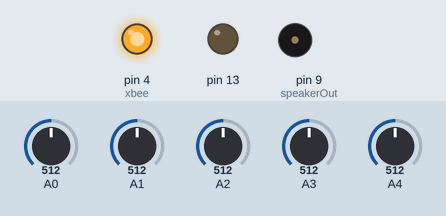
A sketch run on a simulated Arduino Uno, built with avr-gcc and run on an emulated ATmega328P. Parts: output pins drawn as LEDs (lit = HIGH), buzzer (waves = sounding). Inputs (shaded band) come from the test bench; at power-on: A0 = 512, A1 = 512, A2 = 512, A3 = 512, A4 = 512. What the sketch prints to the serial monitor is not drawn.

Above: at 0.1 s.
At 1.6 s:
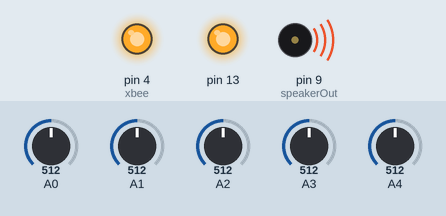
At 4.1 s:
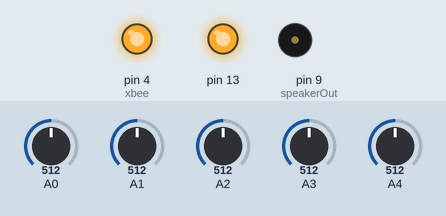
4.2 s: A0 set to 716
6.0 s: A1 set to 716
7.5 s: A2 set to 716
9.1 s: A3 set to 716
10.7 s: A4 set to 716
12.3 s: A0 set to 992
Timing chart, 0 to 14.8 s (numbered marks = the images above; inputs shaded):
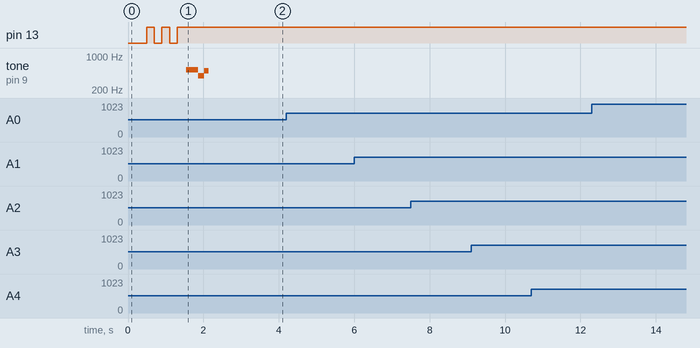

The sketch:

hybridPlay.ino
```cpp
/*
 * HybridPlay v0.2 | 07/2014
 * -------------------------
 *
 * Read HybridPlay sensors (Accelerometer & infrared), and
 * send the data via serial/bluetooth
 *
 * rev 2:
 * - sends analog pins data as binary data
 * - filtering sensor data with simple 1D kalman filter
 *
 * (cc) 2014 Lalalab n3m3da
 * http://www.lalalab.org
 * http://www.d3cod3.org
 */

#include "Kalman.h"

const char HEADER = 'H';
const char FOOTER = 'F';

int valX = 0;
int valY = 0;
int valZ = 0;
int valBat = 0;
int valIR = 0;

int xbee = 4;
int speakerOut = 9;

Kalman kalmanX;
Kalman kalmanY;
Kalman kalmanZ;
Kalman kalmanIR;

void setup(){
  Serial.begin(115200);

  pinMode(speakerOut, OUTPUT);
  pinMode(xbee, OUTPUT);

  // XBEE pull up
  digitalWrite(xbee, HIGH);

  // Wait for sensor to stabilize
  delay(300);

  // capture initial sansors values
  kalmanX.init(analogRead(0));
  kalmanY.init(analogRead(1));
  kalmanZ.init(analogRead(2));
  kalmanIR.init(analogRead(4));

  // device initialized
  blinkLed(13,3);
  pitidoPositivo();

}

void loop() {

  Serial.write(HEADER); // 1 BYTE
  valX    = (int)kalmanX.update(analogRead(0));
  sendBinary(valX);   // 2 BYTES

  valY    = (int)kalmanY.update(analogRead(1));
  sendBinary(valY);   // 2 BYTES

  valZ    = (int)kalmanZ.update(analogRead(2));
  sendBinary(valZ);   // 2 BYTES

  valIR   = (int)kalmanIR.update(analogRead(4)); // infrarrojo
  sendBinary(valIR); // 2 BYTES

  valBat  = (int)analogRead(3); // Bateria
  sendBinary(valBat);  // 2 BYTES

  Serial.write(FOOTER); // 1 BYTE

  delay(20);

  // total message 12 BYTES long ==> 48 bits

  /* Example message:
   *
   * 72 -- the character 'H', the HEADER
   *
   * Two BYTES for each analog pin:
   * 0     -- pin 0 has an integer value of 0 so this is sent as two bytes
   * 100   -- pin 1 has a value of 100, sent as a byte of 100 and a byte of 0
   * 500   -- pin 2 has a value of 500, the reminder of 500 divided by 256 is 244,
   *          the number of times 500 can be divided by 256 is 1, so here
   *          we have the first byte of 244 and the second byte of 1
   *
   * 70 -- the character 'F', the FOOTER
   */

   /* RECEIVING (on the other side)
    *
    * We have to wait for a message of 11 BYTES to arrive,
    * and start the reading from the HEADER
    *
    * then we read the 5 analog values (2 BYTES each), re-converting binary to integer,
    * where:
    *
    * finalValue = least significant byte + most significant byte*256
   */

}
```

Kalman.h
```cpp
#ifndef _Kalman_h
#define _Kalman_h

class Kalman {
  public:
    double q; // process noise covariance
    double r; // measurement noise covariance
    double x; // value
    double p; // estimation error covariance
    double k; // kalman gain

    Kalman(){
      // Custom factors, depends from the hardware we are using
      q = 0.150;
      r = 3.425;
      p = 0.3;
    }

    void init(double _intial_value){
      x = _intial_value;
    }

    double update(double measurement){
      //prediction update
      p = p + q;

      //measurement update
      k = p / (p + r);
      x = x + k * (measurement - x);
      p = (1 - k) * p;

      return x;
    }

};

#endif
```

binary.ino
```cpp
// function to send the given integer value to the serial port
void sendBinary(int value){
  // send the two byte that comprise an integer
  Serial.write(lowByte(value));
  Serial.write(highByte(value));
}

void sendBinaryIR(int value){
  int cmIR = getCmFromValue(value);
  // send the two byte that comprise an integer
  Serial.write(lowByte(cmIR));
  Serial.write(highByte(cmIR));
}

// Standard Arduino Serial.print (for TESTING)
void sendDistanceIR(int value){
  int cmIR = getCmFromValue(value);

  Serial.print(",");
  if(cmIR < 100){
    Serial.print(0);
  }else{
    Serial.print(cmIR);
  }
  Serial.print(",");
}

void sendValueIR(int value){
  Serial.print(",");
  Serial.print(value);
  Serial.print(",");
}
```

blinking.ino
```cpp
/*
  blink method blinks an LED a given number of times
 */
void blinkLed(int thisPin, int howManyTimes) {
  // set the LED's pin as an output:
  pinMode(thisPin, OUTPUT);
  // blink the LED:
  for (int t = 0; t < howManyTimes; t++) {
    digitalWrite(thisPin, LOW);
    delay(200);
    digitalWrite(thisPin, HIGH);
    delay(200);
  }
}
```

infraRed.ino
```cpp
const int TABLE_ENTRIES = 12;
const int firstElement = 250; // first entry is 250 mV
const int INTERVAL  = 250; // millivolts between each element
static int distance[TABLE_ENTRIES] = {150,140,130,100,60,50,40,35,30,25,20,15};
const long referenceMv = 5000;

int getDistance(int mV){
   if( mV >  INTERVAL * TABLE_ENTRIES-1 ){
      return distance[TABLE_ENTRIES-1];
   }else{
      int index = mV / INTERVAL;
      float frac = (mV % 250) / (float)INTERVAL;
      return distance[index] - ((distance[index] - distance[index+1]) * frac);
   }
}

int getCmFromValue(int value){
  int mV = (value * referenceMv) / 1023;
  int cmIR = getDistance(mV);

  return cmIR;
}
```

speaker.ino
```cpp
// TONES  ==========================================
// Start by defining the relationship between
//       note, period, &  frequency.
#define  c     3830    // 261 Hz
#define  d     3400    // 294 Hz
#define  e     3038    // 329 Hz
#define  f     2864    // 349 Hz
#define  g     2550    // 392 Hz
#define  a     2272    // 440 Hz
#define  b     2028    // 493 Hz
#define  C     1912    // 523 Hz
// Define a special note, 'R', to represent a rest
#define  R     0

// MELODY and TIMING  =======================================
//  melody[] is an array of notes, accompanied by beats[],
//  which sets each note's relative length (higher #, longer note)
int melodyStart[] = {  C,  b,  g, C,  R};
int beatsStart[]  = { 16, 16, 16, 8, 32};

int melodyStop[] = {  b,   e};
int beatsStop[]  = {  8,  16};

int melodyNo[] = {  c };
int beatsNo[]  = {  32};

int MAX_COUNT1 = sizeof(melodyStart)/2; // Melody length, for looping.
int MAX_COUNT2 = sizeof(melodyStop)/2; // Melody length, for looping.
int MAX_COUNT3 = sizeof(melodyNo)/2; // Melody length, for looping.

// Set overall tempo
long tempo = 10000;
// Set length of pause between notes
int pause = 1000;
// Loop variable to increase Rest length
int rest_count = 100; //<-BLETCHEROUS HACK; See NOTES

// Initialize core variables
int tone1 = 0;
int beat = 0;
long duration  = 0;

// PLAY TONE  ==============================================
// Pulse the speaker to play a tone for a particular duration
void playTone() {
  long elapsed_time = 0;
  if (tone1 > 0) { // if this isn't a Rest beat, while the tone has
    //  played less long than 'duration', pulse speaker HIGH and LOW
    while (elapsed_time < duration) {

      digitalWrite(speakerOut,HIGH);
      delayMicroseconds(tone1 / 2);

      // DOWN
      digitalWrite(speakerOut, LOW);
      delayMicroseconds(tone1 / 2);

      // Keep track of how long we pulsed
      elapsed_time += (tone1);
    }
  }
  else { // Rest beat; loop times delay
    for (int j = 0; j < rest_count; j++) { // See NOTE on rest_count
      delayMicroseconds(duration);
    }
  }
}

void pitidoPositivo() {

   for (int i=0; i<MAX_COUNT1; i++) {
    tone1 = melodyStart[i];
    beat = beatsStart[i];

    duration = beat * tempo; // Set up timing
    playTone();
    // A pause between notes...
    delayMicroseconds(pause);
    }
}

void pitidoParada(){

  for (int i=0; i<MAX_COUNT2; i++) {
    tone1 = melodyStop[i];
    beat = beatsStop[i];

    duration = beat * tempo; // Set up timing
    playTone();
    // A pause between notes...
    delayMicroseconds(pause);
    }

}

void pitidoNegativo() {

  for (int i=0; i<MAX_COUNT3; i++) {
    tone1 = melodyNo[i];
    beat = beatsNo[i];

    duration = beat * tempo; // Set up timing
    playTone();
    // A pause between notes...
    delayMicroseconds(pause);
    }
}
```

Measured:
- after the input at 4.2 s, every drawn part: stays the same
- after the input at 6.0 s, every drawn part: stays the same
- after the input at 7.5 s, every drawn part: stays the same
- after the input at 9.1 s, every drawn part: stays the same
- after the input at 10.7 s, every drawn part: stays the same
- after the input at 12.3 s, every drawn part: stays the same
